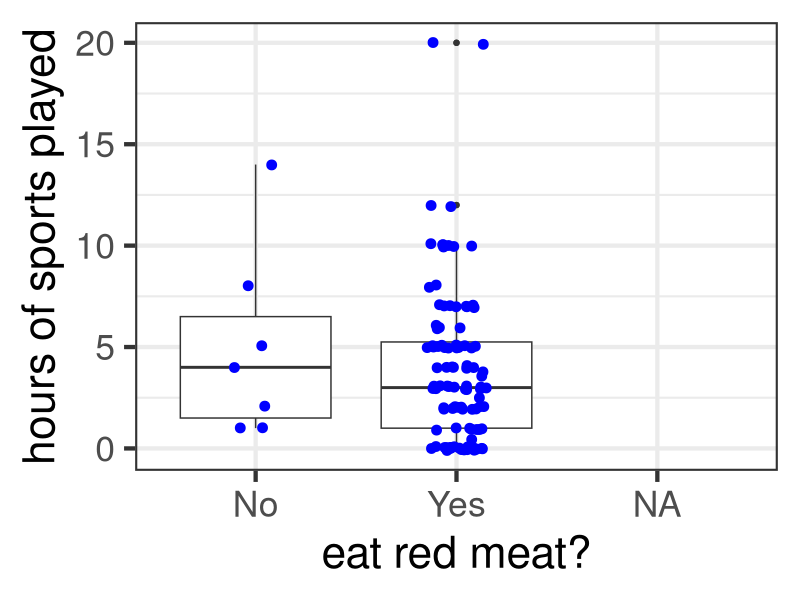
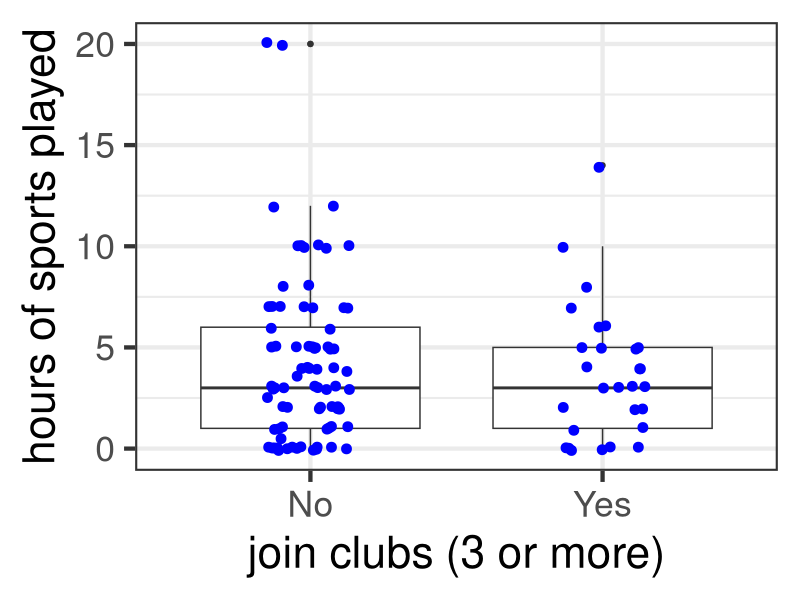
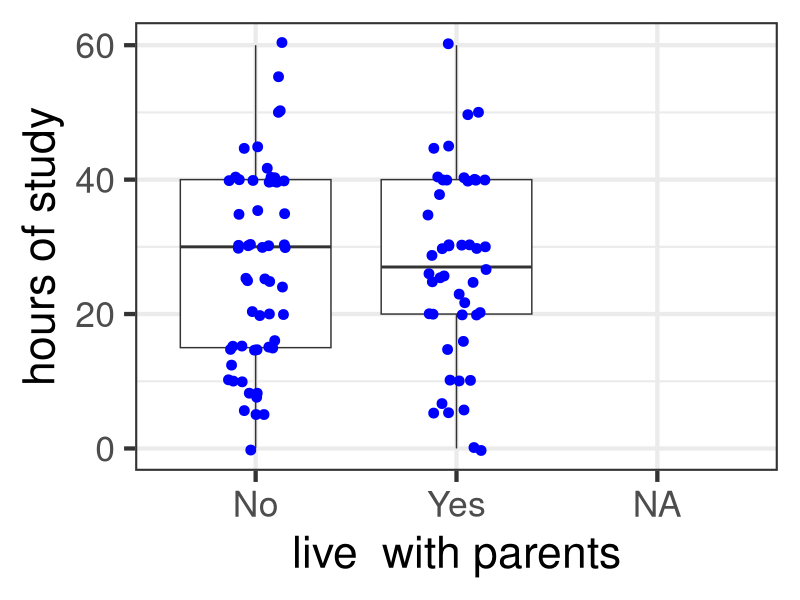

The R source for these figures, in order:
## ---- chunk 1
library(plyr)
library(dplyr)
library(tidyverse)
## ---- chunk 2
options(scipen=999) # stops the scientific notation
options(warn=-1) # stops the annoying warnings
x = readr::read_csv("data.csv", na = c("NA",""," ", "n/a"))
## ---- chunk 3
yes_answers = c("Well done","Rare","Medium","Medium-rare","Medium-well done")
x$Meat = ifelse(x$`How do you like your steak cooked?` %in% yes_answers, "Yes",
                ifelse(x$`How do you like your steak cooked?` == "I don't eat red meat", "No", NA))
x$`How many hours a week do you spend exercising?` <- as.numeric(as.character(x$`How many hours a week do you spend exercising?`))
x <- x %>% mutate(`How many hours a week do you spend exercising?` = ifelse(`How many hours a week do you spend exercising?` < 24, `How many hours a week do you spend exercising?`, NA))

x %>% group_by(Meat) %>% summarize(Mean = mean(`How many hours a week do you spend exercising?`, na.rm=TRUE), SD = sd(`How many hours a week do you spend exercising?`, na.rm=TRUE), n=n())

library("ggplot2")
ggplot(x, aes(x=Meat, y = `How many hours a week do you spend exercising?`)) + geom_boxplot() + geom_jitter(width=0.15, size=3, colour = "blue") + theme_bw(base_size=32) + labs(x="eat red meat?", y="hours of sports played")
## ---- chunk 4
nM=101
nV=7
sM=3.866192	
sV=4.690416	
mM=4.0125	
mV=5.0000	
sP = sqrt(((nM - 1) * sM^2 + (nV - 1) * sV^2)/
(nM + nV - 2))

t0 = (mM - mV)/(sP * sqrt(1/nM + 1/nV))
t0
## ---- chunk 5
deg_free = nM+nV-2
p_val = 2 * (1 - pt(abs(t0), deg_free))
p_val
## ---- chunk 6
x$TripleClub <- ifelse(x$`How many university clubs are you a member of?` >= 3, "Yes", "No")

x %>% group_by(TripleClub) %>% summarize(Mean = mean(`How many hours a week do you spend exercising?`, na.rm=TRUE), SD = sd(`How many hours a week do you spend exercising?`, na.rm=TRUE), n=n())

library("ggplot2")
ggplot(x, aes(x=TripleClub, y = `How many hours a week do you spend exercising?`)) + geom_boxplot() + geom_jitter(width=0.15, size=3, colour = "blue") + theme_bw(base_size=32) + labs(x="join clubs (3 or more)", y="hours of sports played")
## ---- chunk 7
nY=29
nN=81
sY=3.333929
sN=4.101354
mY=3.678571	
mN=4.218354
sP = sqrt(((nY - 1) * sY^2 + (nN - 1) * sN^2)/
(nY + nN - 2))

t0 = (mY - mN)/(sP * sqrt(1/nY + 1/nN))
t0
## ---- chunk 8
deg_free = nY+nN-2
p_val = 2 * (1 - pt(abs(t0), deg_free))
p_val
## ---- chunk 9
x <- x %>% mutate(`On average, how many hours per week did you spend on university work last semester?` =
                    ifelse(`On average, how many hours per week did you spend on university work last semester?` < 70,
                           `On average, how many hours per week did you spend on university work last semester?`, NA))

x %>% group_by(`Do you currently live with your parents?`) %>% summarize(Mean = mean(`On average, how many hours per week did you spend on university work last semester?`, na.rm=TRUE), SD = sd(`On average, how many hours per week did you spend on university work last semester?`, na.rm=TRUE), n=n())

library("ggplot2")
ggplot(x, aes(x=`Do you currently live with your parents?`, y = `On average, how many hours per week did you spend on university work last semester?`)) + geom_boxplot() + geom_jitter(width=0.15, size=3, colour = "blue") + theme_bw(base_size=32) + labs(x="live  with parents", y="hours of study")
## ---- chunk 10
nY=49
nN=60
sY=14.06326
sN=14.36131
mY=26.91489
mN=27.22414
sP = sqrt(((nY - 1) * sY^2 + (nN - 1) * sN^2)/
(nY + nN - 2))

t0 = (mY - mN)/(sP * sqrt(1/nY + 1/nN))
t0
## ---- chunk 11
deg_free = nY+nN-2
p_val = 2 * (1 - pt(abs(t0), deg_free))
p_val
## ---- chunk 12
x$Gender <- toupper(mapvalues(x$Gender %>% tolower,
                              from=c("female", "male", "man"),
                              to=c("f", "m", "m")))
x <- x %>% mutate(`Gender` = fct_lump(`Gender`, n = 2, other_level = NA))
x
## ---- chunk 13
x <- x %>%
  mutate(`What is your shoe size?` = 
           case_when(`Gender` == "M" ~
                       recode_factor(as.character(`What is your shoe size?`),
                                     "35.5"="3", "37"="4","38"="5","39"="6","40"="6",
                                     "40.5"="7","41"="7.5","42"="8","42.5"="8.5","43"="9",
                                     "44"="9.5","44.5"="10","45"="10.5","46"="11",
                                     "47"="12","48"="13","49.5"="14"),
                    `Gender` == "F" ~
                        recode_factor(as.character(`What is your shoe size?`),
                                      "35"="4","36"="5","37"="6","38"="7","39"="8",
                                      "40"="9","41"="10","42"="11")))
x$`What is your shoe size?` <- as.numeric(as.character(x$`What is your shoe size?`))  # converting back to numeric
x <- x %>% mutate(`What is your shoe size?` = ifelse(`What is your shoe size?` < 16, `What is your shoe size?`, NA))  # removing values stupidly high
## ---- chunk 14
handed=recode(x$`What is your dominant hand?`, `Left handed` ="Left", `Right handed`="Right",.default = NA_character_)

tab=table(handed,x$`Do you wear glasses or contacts?`)
tab
## ---- chunk 15
fisher.test(tab)
## ---- chunk 16
table(x$`Do you currently live with your parents?`,x$`Did you have a pet growing up?`)
## ---- chunk 17
y=c(35,13,25,36)
n=sum(y)
c=2
r=2
y.mat = matrix(y, nrow = r, ncol = c)
chisq.test(y.mat)
